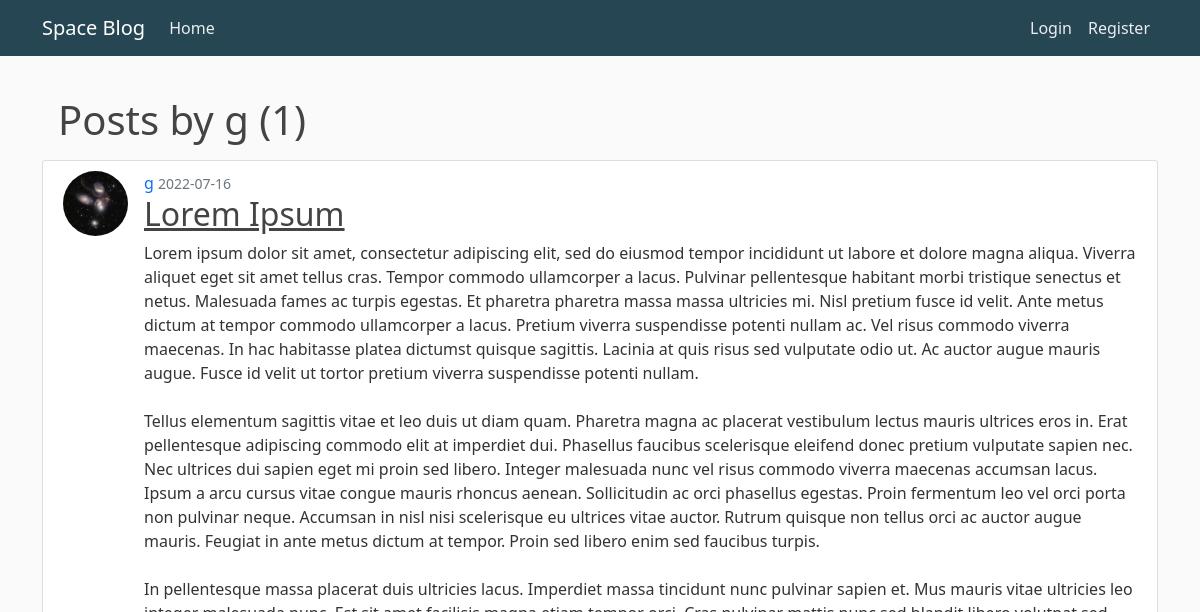
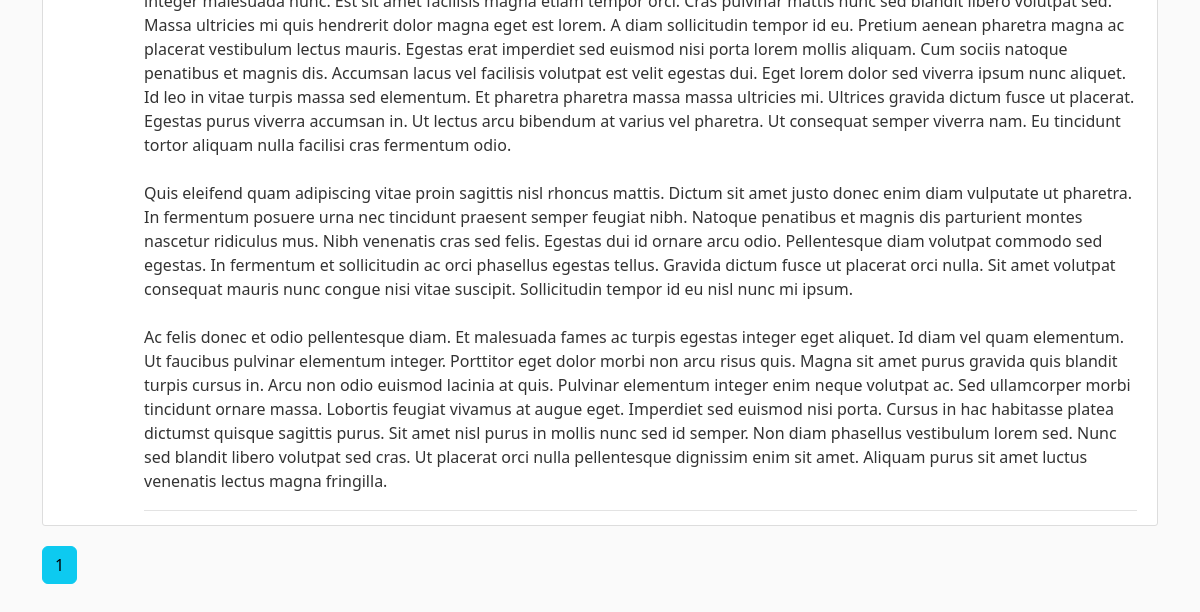
/user/g, run on an earlier commit of the app's database (2 pictures, top to bottom).
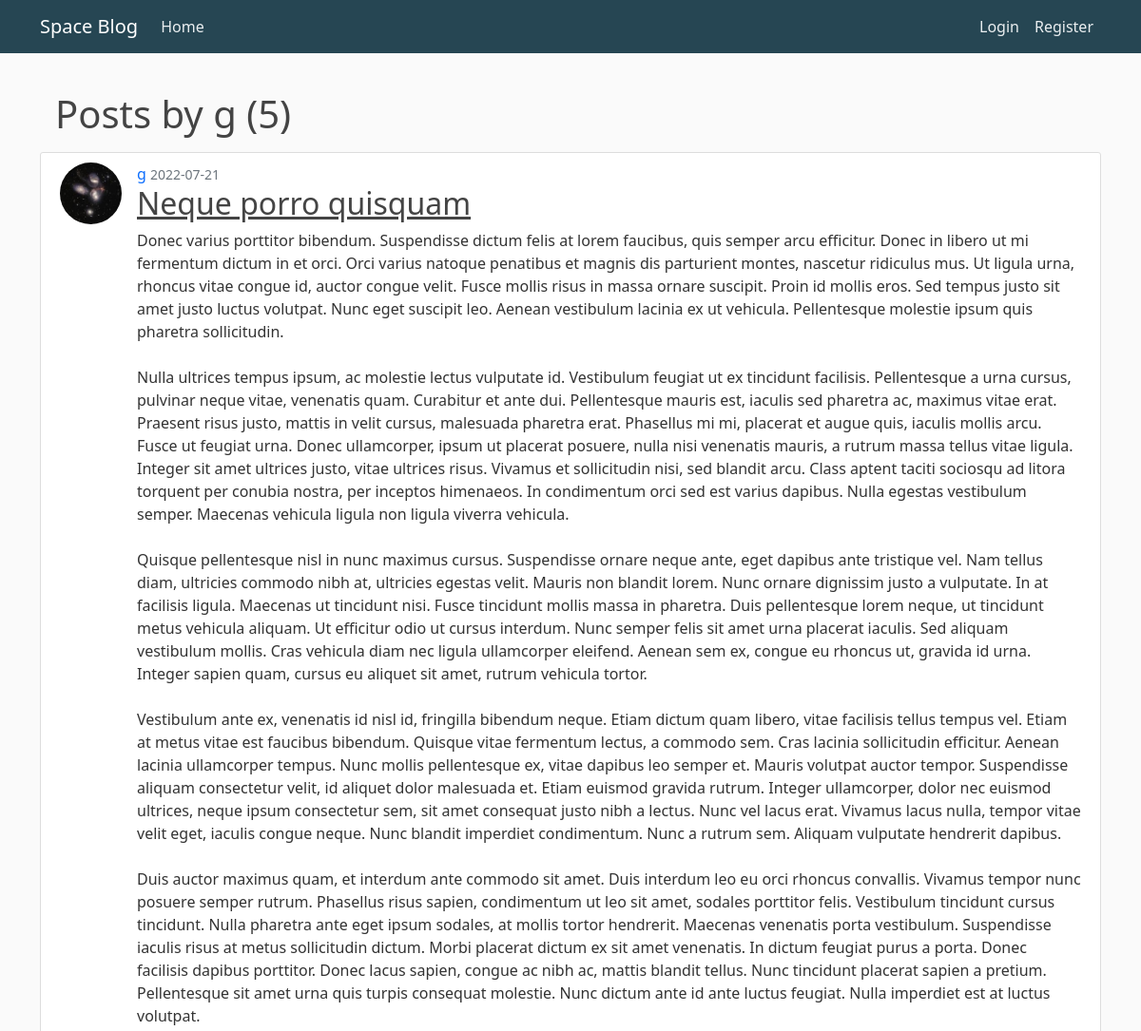
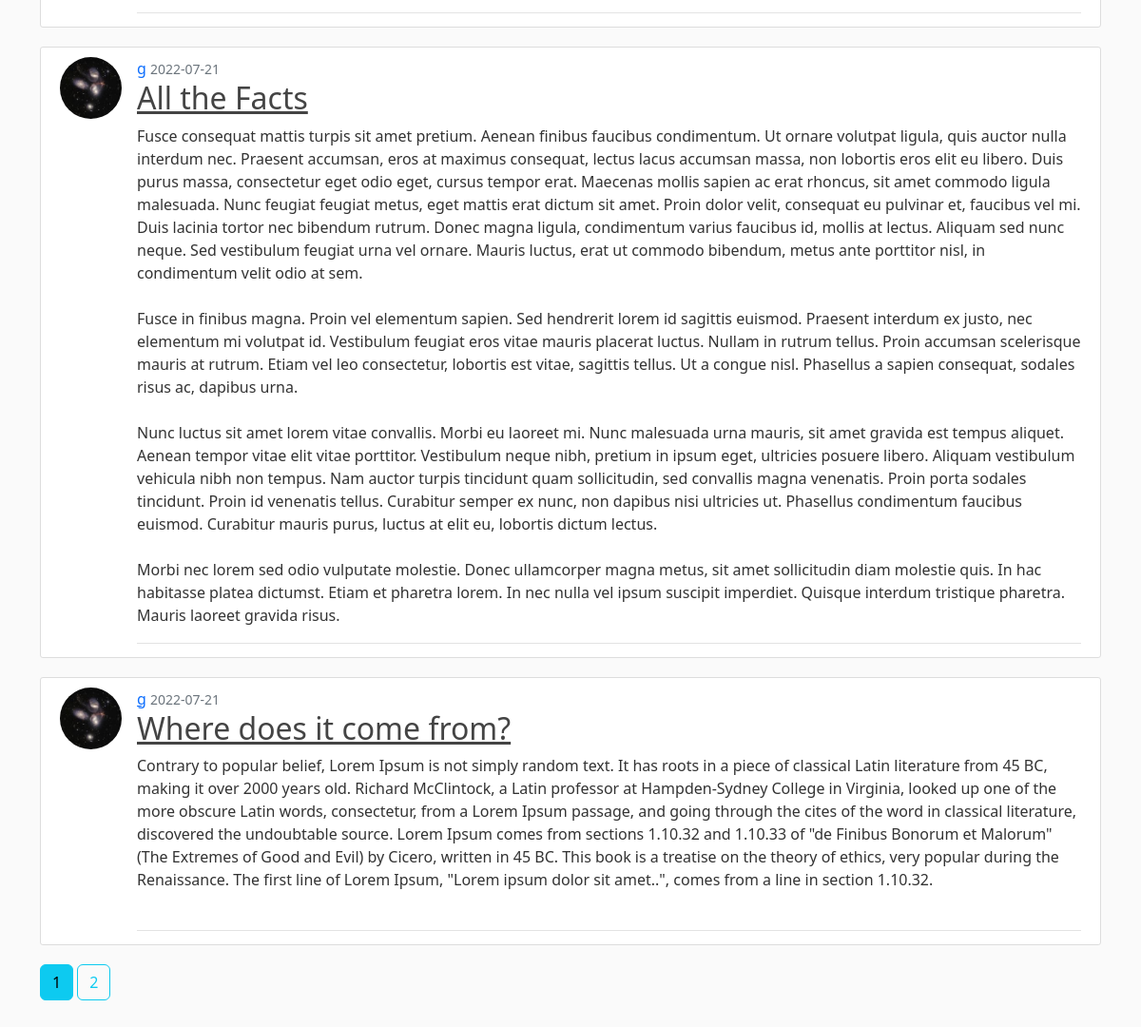
And on a later commit of the database (2 pictures, top to bottom).
### flaskblog/models.py (models this page shows, shortened)
class User(db.Model, UserMixin):
    id = db.Column(db.Integer, primary_key = True)
    username = db.Column(db.String(20), unique = True, nullable = False)
    email = db.Column(db.String(120), unique = True, nullable = False)
    image_file = db.Column(db.String(20), nullable = False, default = 'default.jpg')
    password = db.Column(db.String(60), nullable = False)
    posts = db.relationship('Post', backref='author', lazy=True)

class Post(db.Model):
    id = db.Column(db.Integer, primary_key = True)
    title = db.Column(db.String(100), nullable = False)
    date_posted = db.Column(db.DateTime, nullable = False, default = datetime.utcnow)
    content = db.Column(db.Text, nullable=False)
    user_id = db.Column(db.Integer, db.ForeignKey('user.id'), nullable = False)

### flaskblog/routes.py (the view)
@app.route('/user/<string:username>')
def user_posts(username):
    page = request.args.get('page', 1, type=int)
    user = User.query.filter_by(username=username).first_or_404()
    posts = Post.query.filter_by(author=user)\
        .order_by(Post.date_posted.desc())\
        .paginate(page = page, per_page=3)
    return render_template('user_posts.html', user=user, posts=posts)

### flaskblog/templates/user_posts.html
{% extends "layout.html" %}
{% block content %}
    <h1 class="m-3">Posts by {{ user.username }} ({{ posts.total }})</h1>
    {% for post in posts.items %}
    <article class="media content-section">
        <div class="d-flex">
        <img src="{{ url_for('static', filename='profile_pics/' + post.author.image_file) }}" alt="profile picture" class="rounded-circle article-image"}}>
            <div class="article-metadata">
                <a class="mr-2" href="{{ url_for('user_posts', username=post.author.username) }}">{{ post.author.username }}</a>
                <small class="text-muted">{{ post.date_posted.strftime('%Y-%m-%d') }}</small>
            <h2><a class="article-title" href="{{url_for('post', post_id=post.id)}}">{{ post.title }}</a></h2>
            <p class="article-content">{{ post.content }}</p>
            </div>
        </div>
    </article>
    {% endfor %}
    {% for page_number in posts.iter_pages(left_edge=1, right_edge=1, left_current=1, right_current=3) %}
        {% if page_number  %}
            {% if posts.page == page_number  %}
                <a class="btn btn-info mb-5" href="{{ url_for('user_posts', username=user.username, page=page_number) }}">{{ page_number }}</a>
            {% else %}
                <a class="btn btn-outline-info mb-5" href="{{ url_for('user_posts', username=user.username, page=page_number) }}">{{ page_number }}</a>
            {% endif %}
        {% else %}
            ...
        {% endif %}
    {% endfor %}
{% endblock content %}

### flaskblog/templates/layout.html (shortened to what this page needs)
<!doctype html>
<html lang="en">
<head>
    <link rel="stylesheet" href="https://cdn.jsdelivr.net/npm/bootstrap@5.2.0-beta1/dist/css/bootstrap.min.css">
    <link rel="stylesheet" type="text/css" href="{{ url_for('static', filename='style.css') }}">
</head>
<body>
    <nav class="navbar navbar-expand-lg navbar-dark bg-custom px-3 fixed-top">
        <div class="container">
            <a class="navbar-brand" href="/">Space Blog</a>
        <div class="collapse navbar-collapse" id="navbarSupportedContent">
            <ul class="navbar-nav me-auto mb-2 mb-lg-0">
                <li class="nav-item">
                <a class="nav-link nav-item nav-link" aria-current="page" href="{{ url_for('home') }}">Home</a>
                </li>
                </ul>
            <div class="navbar-nav d-flex">
                {% if current_user.is_authenticated %}
                    <a href="{{ url_for('new_post') }}" class="nav-item nav-link">New Post</a>
                    <a href="{{ url_for('account') }}" class="nav-item nav-link">My Account</a>
                    <a href="{{ url_for('logout') }}" class="nav-item nav-link">Logout</a>
                {% else %}
                    <a href="{{ url_for('login') }}" class="nav-item nav-link">Login</a>
                    <a href="{{ url_for('register') }}" class="nav-item nav-link">Register</a>
                {% endif %}
            </div>
        </div>
        </div>
    </nav>
    <main role="main" class="container">
        <div class="row">
            <div class="col-md-12">
                {% block content %}{% endblock %}
            </div>
        </div>
    </main>
</body>
</html>

### flaskblog/static/style.css (style rules this page uses)
* { margin: 0px; padding: 0px; }
body { background: #fafafa; color: #333333; margin-top: 5rem; }
h1, h2, h3, h4, h5, h6 { color: #444444; }
.bg-custom { background-color: #264653; }
.navbar-nav .nav-link { color: #eaeef0; }
.content-section { background: #ffffff; padding: 10px 20px; border: 1px solid #dddddd; border-radius: 3px; margin-bottom: 20px; }
.article-title { color: #444444; }
.article-content { white-space: pre-line; }
.article-image { height: 65px; width: 65px; margin-right: 16px; }
.article-metadata { padding-bottom: 1px; margin-bottom: 4px; border-bottom: 1px solid #e3e3e3 }

What changed in the data, as far as the page shows it:
no longer on this page (row edited): Post: image_file (picture), author.username "g", date_posted "2022-07-16", title "Lorem Ipsum", content "Lorem ipsum dolor sit amet, consectetur adipiscing elit, sed do eiusmod tempor incididunt ut labore et dolore magna aliqua. Viverra aliquet eget sit amet tellus cras. Tempor commodo ullamcorper a lacus. Pulvinar pellentesque habitant morbi tristique senectus et netus. Malesuada fames ac turpis egestas. Et pharetra pharetra massa massa ultricies mi. Nisl pretium fusce id velit. Ante metus dictum at tempor commodo ullamcorper a lacus. Pretium viverra suspendisse potenti nullam ac. Vel risus commodo viverra maecenas. In hac habitasse platea dictumst quisque sagittis. Lacinia at quis risus sed vulputate odio ut. Ac auctor augue mauris augue. Fusce id velit ut tortor pretium viverra suspendisse…"
added Post: image_file (picture), author.username "g", date_posted "2022-07-21", title "Neque porro quisquam", content "Donec varius porttitor bibendum. Suspendisse dictum felis at lorem faucibus, quis semper arcu efficitur. Donec in libero ut mi fermentum dictum in et orci. Orci varius natoque penatibus et magnis dis parturient montes, nascetur ridiculus mus. Ut ligula urna, rhoncus vitae congue id, auctor congue velit. Fusce mollis risus in massa ornare suscipit. Proin id mollis eros. Sed tempus justo sit amet justo luctus volutpat. Nunc eget suscipit leo. Aenean vestibulum lacinia ex ut vehicula. Pellentesque molestie ipsum quis pharetra sollicitudin. Nulla ultrices tempus ipsum, ac molestie lectus vulputate id. Vestibulum feugiat ut ex tincidunt facilisis. Pellentesque a urna cursus, pulvinar neque…"
added Post: image_file (picture), author.username "g", date_posted "2022-07-21", title "All the Facts", content "Fusce consequat mattis turpis sit amet pretium. Aenean finibus faucibus condimentum. Ut ornare volutpat ligula, quis auctor nulla interdum nec. Praesent accumsan, eros at maximus consequat, lectus lacus accumsan massa, non lobortis eros elit eu libero. Duis purus massa, consectetur eget odio eget, cursus tempor erat. Maecenas mollis sapien ac erat rhoncus, sit amet commodo ligula malesuada. Nunc feugiat feugiat metus, eget mattis erat dictum sit amet. Proin dolor velit, consequat eu pulvinar et, faucibus vel mi. Duis lacinia tortor nec bibendum rutrum. Donec magna ligula, condimentum varius faucibus id, mollis at lectus. Aliquam sed nunc neque. Sed vestibulum feugiat urna vel ornare. Mauris…"
added Post: image_file (picture), author.username "g", date_posted "2022-07-21", title "Where does it come from?", content "Contrary to popular belief, Lorem Ipsum is not simply random text. It has roots in a piece of classical Latin literature from 45 BC, making it over 2000 years old. Richard McClintock, a Latin professor at Hampden-Sydney College in Virginia, looked up one of the more obscure Latin words, consectetur, from a Lorem Ipsum passage, and going through the cites of the word in classical literature, discovered the undoubtable source. Lorem Ipsum comes from sections 1.10.32 and 1.10.33 of \"de Finibus Bonorum et Malorum\" (The Extremes of Good and Evil) by Cicero, written in 45 BC. This book is a treatise on the theory of ethics, very popular during the Renaissance. The first line of Lorem Ipsum,…"
Also different on the page:
{{ posts.total }}: "1" → "5"
new list line: "2"
